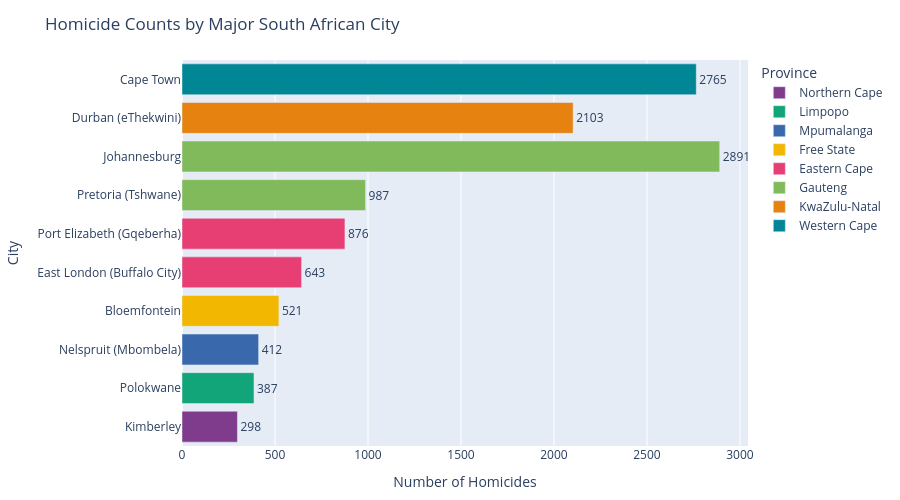

Notebook code for this chart:
### Code cell
# South African cities homicide data (based on SAPS crime statistics)
sa_cities_data = {
    'City': [
        'Johannesburg', 'Cape Town', 'Durban (eThekwini)',
        'Pretoria (Tshwane)', 'Port Elizabeth (Gqeberha)',
        'East London (Buffalo City)', 'Bloemfontein', 'Nelspruit (Mbombela)',
        'Polokwane', 'Kimberley'
    ],
    'Homicides': [2891, 2765, 2103, 987, 876, 643, 521, 412, 387, 298],
    'Province': [
        'Gauteng', 'Western Cape', 'KwaZulu-Natal',
        'Gauteng', 'Eastern Cape',
        'Eastern Cape', 'Free State', 'Mpumalanga',
        'Limpopo', 'Northern Cape'
    ]
}

df_sa = pd.DataFrame(sa_cities_data).sort_values('Homicides', ascending=True)

fig = px.bar(
    df_sa,
    x='Homicides',
    y='City',
    color='Province',
    orientation='h',
    title='Homicide Counts by Major South African City',
    labels={'Homicides': 'Number of Homicides', 'City': 'City'},
    text='Homicides',
    color_discrete_sequence=px.colors.qualitative.Bold
)

fig.update_traces(
    textposition='outside',
    hovertemplate='<b>%{y}</b><br>Homicides: %{x:,}<extra></extra>'
)

fig.update_layout(
    xaxis_title='Number of Homicides',
    yaxis_title='City',
    legend_title='Province',
    height=500,
    margin=dict(l=20, r=120, t=60, b=40)
)

fig.show()

### Figure 1 — Plotly figure (JSON) as saved in the notebook; plotly's stock layout.template omitted (floating-point values rounded to 4 significant figures)
{"data": [{"hovertemplate": "<b>%{y}</b><br>Homicides: %{x:,}<extra></extra>", "legendgroup": "Northern Cape", "marker": {"color": "rgb(127, 60, 141)", "pattern": {"shape": ""}}, "name": "Northern Cape", "orientation": "h", "showlegend": true, "text": [298.0], "textposition": "outside", "type": "bar", "x": [298], "xaxis": "x", "y": ["Kimberley"], "yaxis": "y"}, {"hovertemplate": "<b>%{y}</b><br>Homicides: %{x:,}<extra></extra>", "legendgroup": "Limpopo", "marker": {"color": "rgb(17, 165, 121)", "pattern": {"shape": ""}}, "name": "Limpopo", "orientation": "h", "showlegend": true, "text": [387.0], "textposition": "outside", "type": "bar", "x": [387], "xaxis": "x", "y": ["Polokwane"], "yaxis": "y"}, {"hovertemplate": "<b>%{y}</b><br>Homicides: %{x:,}<extra></extra>", "legendgroup": "Mpumalanga", "marker": {"color": "rgb(57, 105, 172)", "pattern": {"shape": ""}}, "name": "Mpumalanga", "orientation": "h", "showlegend": true, "text": [412.0], "textposition": "outside", "type": "bar", "x": [412], "xaxis": "x", "y": ["Nelspruit (Mbombela)"], "yaxis": "y"}, {"hovertemplate": "<b>%{y}</b><br>Homicides: %{x:,}<extra></extra>", "legendgroup": "Free State", "marker": {"color": "rgb(242, 183, 1)", "pattern": {"shape": ""}}, "name": "Free State", "orientation": "h", "showlegend": true, "text": [521.0], "textposition": "outside", "type": "bar", "x": [521], "xaxis": "x", "y": ["Bloemfontein"], "yaxis": "y"}, {"hovertemplate": "<b>%{y}</b><br>Homicides: %{x:,}<extra></extra>", "legendgroup": "Eastern Cape", "marker": {"color": "rgb(231, 63, 116)", "pattern": {"shape": ""}}, "name": "Eastern Cape", "orientation": "h", "showlegend": true, "text": [643.0, 876.0], "textposition": "outside", "type": "bar", "x": [643, 876], "xaxis": "x", "y": ["East London (Buffalo City)", "Port Elizabeth (Gqeberha)"], "yaxis": "y"}, {"hovertemplate": "<b>%{y}</b><br>Homicides: %{x:,}<extra></extra>", "legendgroup": "Gauteng", "marker": {"color": "rgb(128, 186, 90)", "pattern": {"shape": ""}}, "name": "Gauteng", "orientation": "h", "showlegend": true, "text": [987.0, 2891.0], "textposition": "outside", "type": "bar", "x": [987, 2891], "xaxis": "x", "y": ["Pretoria (Tshwane)", "Johannesburg"], "yaxis": "y"}, {"hovertemplate": "<b>%{y}</b><br>Homicides: %{x:,}<extra></extra>", "legendgroup": "KwaZulu-Natal", "marker": {"color": "rgb(230, 131, 16)", "pattern": {"shape": ""}}, "name": "KwaZulu-Natal", "orientation": "h", "showlegend": true, "text": [2103.0], "textposition": "outside", "type": "bar", "x": [2103], "xaxis": "x", "y": ["Durban (eThekwini)"], "yaxis": "y"}, {"hovertemplate": "<b>%{y}</b><br>Homicides: %{x:,}<extra></extra>", "legendgroup": "Western Cape", "marker": {"color": "rgb(0, 134, 149)", "pattern": {"shape": ""}}, "name": "Western Cape", "orientation": "h", "showlegend": true, "text": [2765.0], "textposition": "outside", "type": "bar", "x": [2765], "xaxis": "x", "y": ["Cape Town"], "yaxis": "y"}], "layout": {"barmode": "relative", "height": 500, "legend": {"title": {"text": "Province"}, "tracegroupgap": 0}, "margin": {"b": 40, "l": 20, "r": 120, "t": 60}, "title": {"text": "Homicide Counts by Major South African City"}, "xaxis": {"anchor": "y", "domain": [0, 1], "title": {"text": "Number of Homicides"}}, "yaxis": {"anchor": "x", "domain": [0, 1], "title": {"text": "City"}}}}
